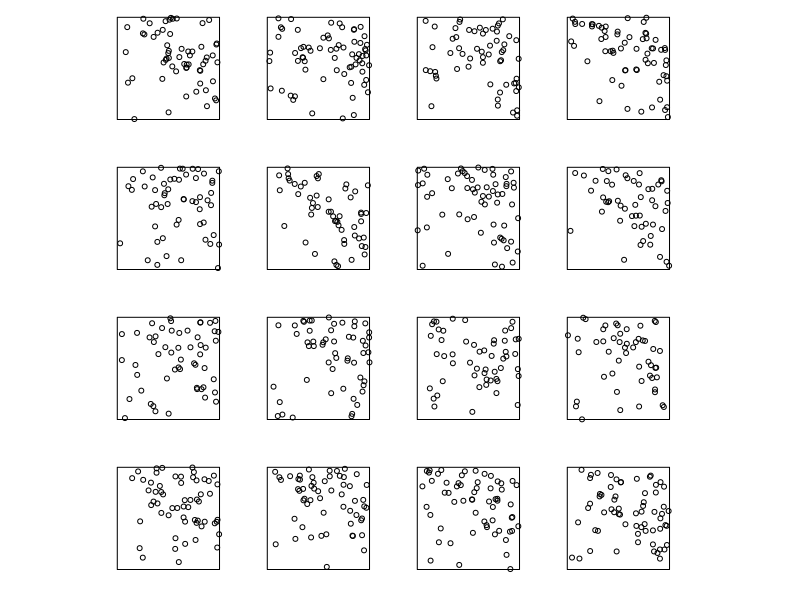
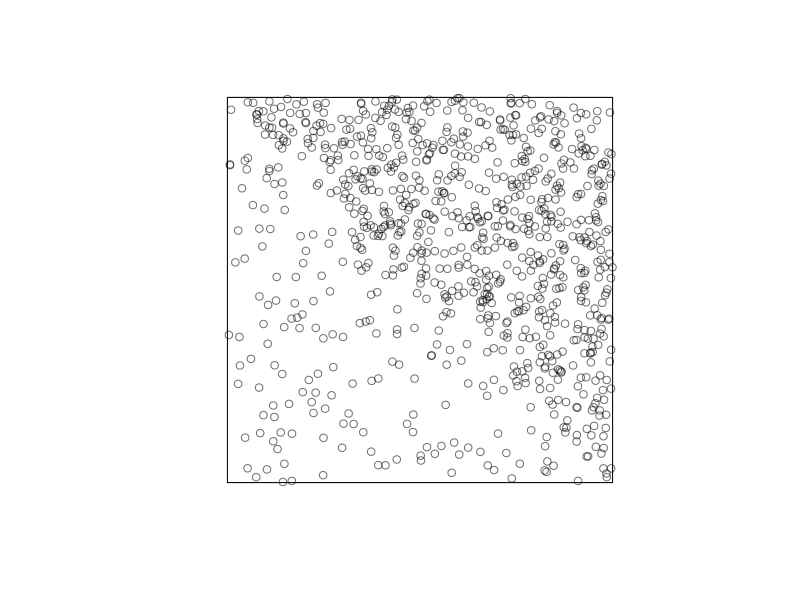
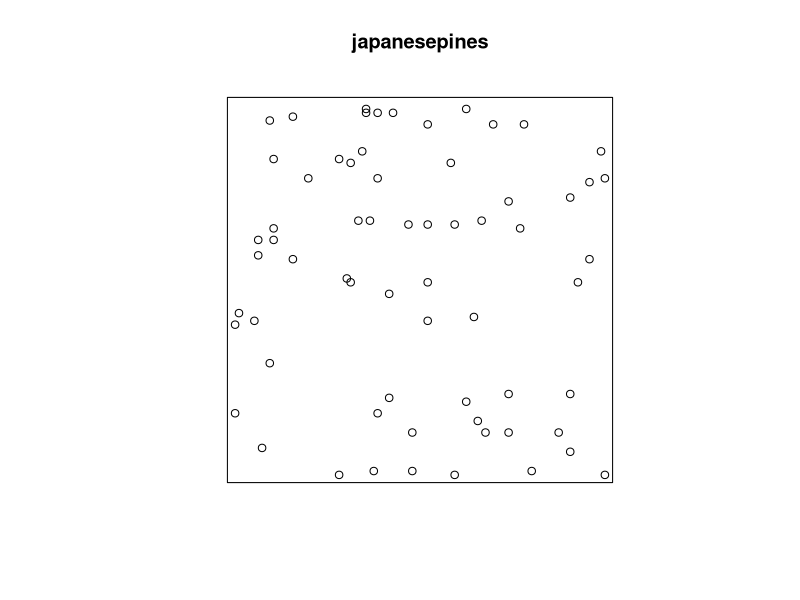
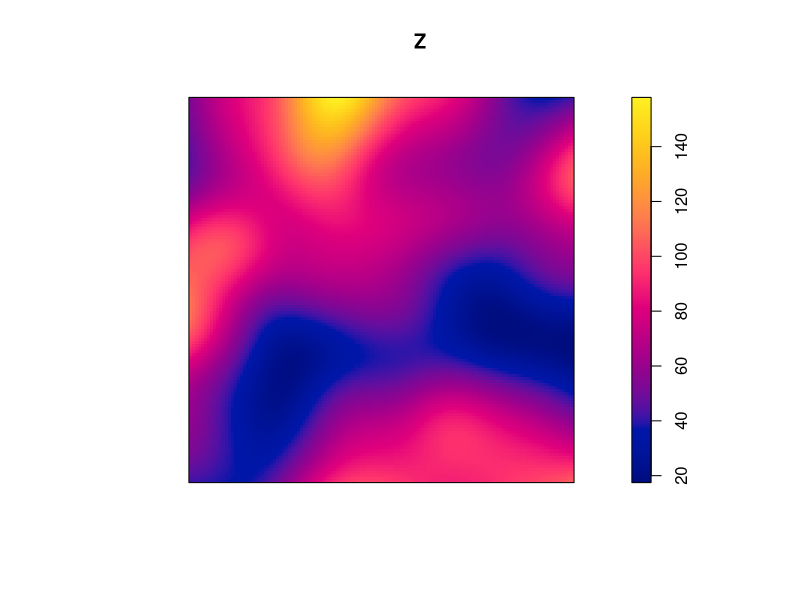
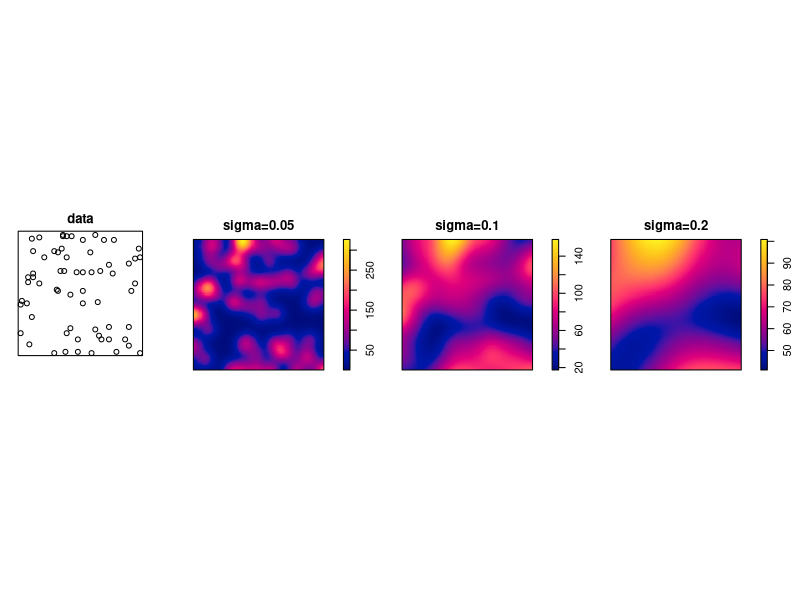
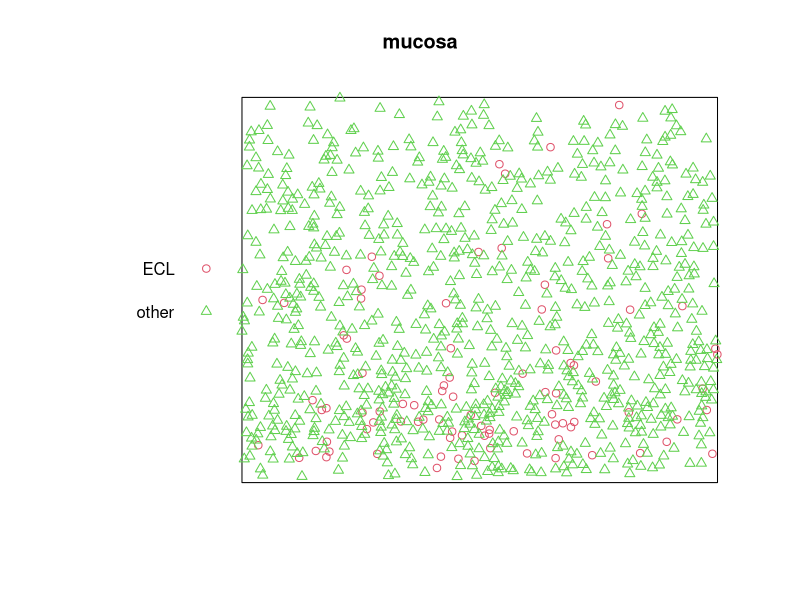
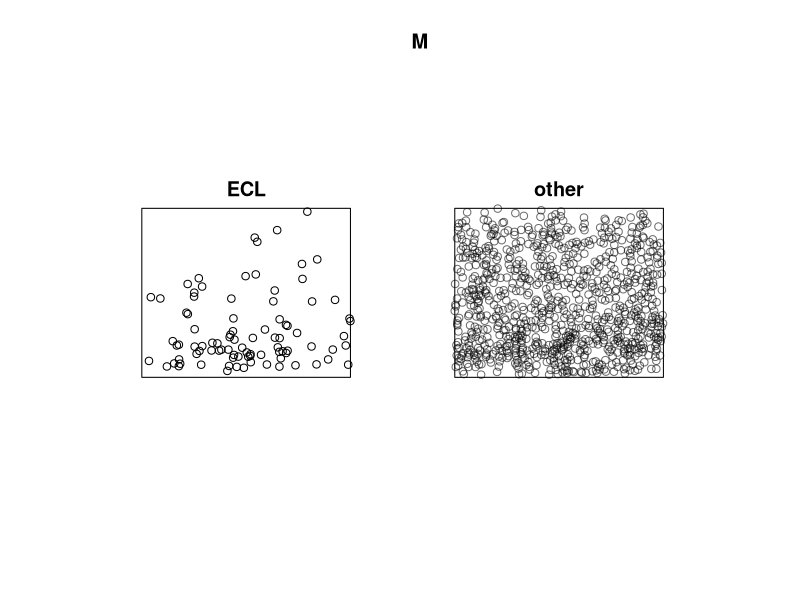
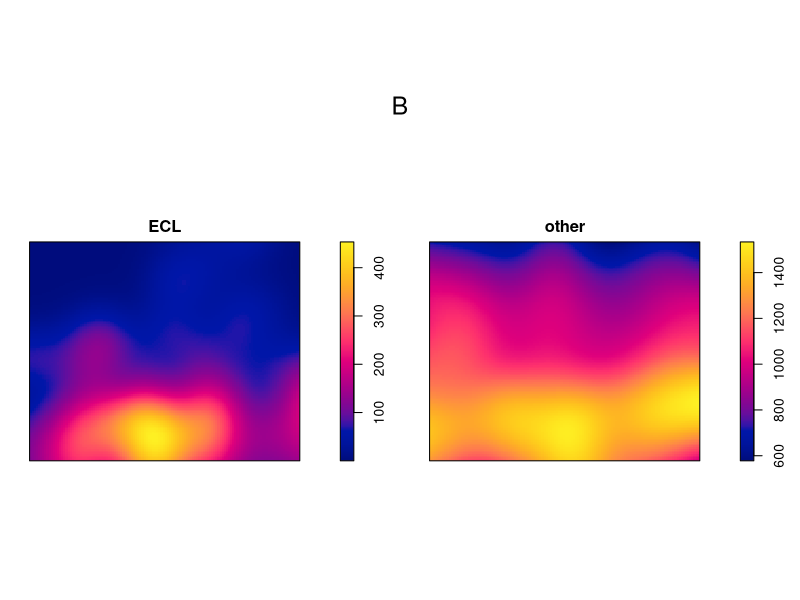

Write R code to recreate these figures, in order.
## ---- chunk 1
library(spatstat)
requireversion(spatstat, "1.60-1.006")
## ---- chunk 2
f <- function(x,y) ifelse(x + y < 1, 20, 100)
YY <- rpoispp(f, nsim=16)
plot(YY, main="", main.panel="")
## ---- chunk 3
YYY <- do.call(superimpose, unname(YY))
plot(YYY, main="")
## ---- chunk 4
library(spatstat)
plot(japanesepines)
Z <- density(japanesepines, sigma=0.1)
plot(Z)
## ---- chunk 5
plot(solist(data=japanesepines,
             "sigma=0.05"=density(japanesepines, 0.05),
             "sigma=0.1"=density(japanesepines, 0.1),
             "sigma=0.2"=density(japanesepines, 0.2)),
	      main="", nrows=1)
## ---- chunk 6
bw.ppl(japanesepines)
bw.diggle(japanesepines)
bw.scott(japanesepines)
## ---- chunk 7
mucosa
plot(mucosa, cols=c(2,3))
## ---- chunk 8
M <- split(mucosa)
M
class(M)
plot(M)
## ---- chunk 9
B <- density(M, sigma=bw.ppl)
B
plot(B)
## ---- chunk 10
lambdaECL <- B[["ECL"]]
lambdaOther <- B[["other"]]
lambdaDot <- lambdaECL + lambdaOther
pECL <- lambdaECL/lambdaDot
pOther <- lambdaOther/lambdaDot
plot(pECL)
## ---- chunk 11
V <- relrisk(mucosa, bw.ppl, casecontrol=FALSE)
plot(V, main="")
## ---- chunk 12
bw.relrisk(mucosa)
Vr <- relrisk(mucosa, bw.relrisk, casecontrol=FALSE)
plot(Vr, main="")
## ---- chunk 13
segregation.test(mucosa, sigma=0.15, verbose=FALSE)
## ---- chunk 14
E <- split(mucosa)$ECL
plot(E)
## ---- chunk 15
g <- rhohat(E, "y")
plot(g)
## ---- chunk 16
X <- murchison$gold
L <- murchison$faults
X <- rescale(X, 1000, "km")
L <- rescale(L, 1000, "km")
D <- distfun(L)
plot(solist(gold=X, faults=L, distance=D), main="", equal.scales=TRUE)
## ---- chunk 17
h <- rhohat(X, D)
plot(h)
## ---- chunk 18
fit <- ppm(X ~ D)
coef(fit)
confint(fit)
anova(fit, test="Chi")
plot(predict(fit))
## ---- chunk 19
plot(effectfun(fit, "D"), xlim=c(0, 20))
## ---- chunk 20
plot(simulate(fit, drop=TRUE))
plot(L, add=TRUE, col=3)
## ---- chunk 21
plot(japanesepines, pch=16)
## ---- chunk 22
Jfit <- ppm(japanesepines ~ x + y)
Jfit
confint(Jfit)
Jfit2 <- ppm(japanesepines ~ polynom(x,y,2))
Jfit2
plot(predict(Jfit2))
## ---- chunk 23
anova(Jfit, Jfit2, test="Chi")
## ---- chunk 24
step(Jfit2)
## ---- chunk 25
plot(simulate(Jfit2))
## ---- chunk 26
plot(simulate(Jfit2, nsim=12))
## ---- chunk 27
mucosa
plot(mucosa, cols=c(2,3))
## ---- chunk 28
model0 <- ppm(mucosa ~ marks)
model0
coef(model0)
plot(predict(model0), equal.ribbon=TRUE)
## ---- chunk 29
model1 <- ppm(mucosa ~ marks + y)
model1
coef(model1)
plot(predict(model1))
## ---- chunk 30
## This requires spatstat 1.60-1.006 or later
plot(effectfun(model1, "y", marks="other"),
     log(.y) ~ .x, ylim=c(4,8), col=2, main="")
plot(effectfun(model1, "y", marks="ECL"),
      add=TRUE, col=3, log(.y) ~ .x)
legend("bottomleft", lwd=c(1,1), col=c(2,3), legend=c("other", "ECL"))     
## ---- chunk 31
model2 <- ppm(mucosa ~ marks * y)
model2
coef(model2)
plot(predict(model2))
## ---- chunk 32
## This requires spatstat 1.60-1.006 or later
plot(effectfun(model2, "y", marks="other"),
     log(.y) ~ .x, col=2, ylim=c(2,8), main="")
plot(effectfun(model2, "y", marks="ECL"),
     add=TRUE, col=3, log(.y) ~ .x)
legend("bottomleft", lwd=c(1,1), col=c(2,3), legend=c("other", "ECL"))     
## ---- chunk 33
model1xy <- ppm(mucosa ~ marks + x + y)
model1xy
coef(model1xy)
plot(predict(model1xy))
## ---- chunk 34
model2xy <- ppm(mucosa ~ marks * (x + y))
model2xy
coef(model2xy)
plot(predict(model2xy))
## ---- chunk 35
model3 <- ppm(mucosa ~ marks + polynom(x, y, 2))
model3
coef(model3)
plot(predict(model3))
## ---- chunk 36
model4 <- ppm(mucosa ~ marks * polynom(x,y,2))
model4
coef(model4)
plot(predict(model4))
## ---- chunk 37
plot(relrisk(model4, casecontrol=FALSE))
## ---- chunk 38
plot(relrisk(model3, casecontrol=FALSE), equal.ribbon=TRUE)
## ---- chunk 39
nullmodel <- ppm(mucosa ~ marks + polynom(x, y, 2))
altmodel <- ppm(mucosa ~ marks * polynom(x, y, 2))
anova(nullmodel, altmodel, test="Chi")
